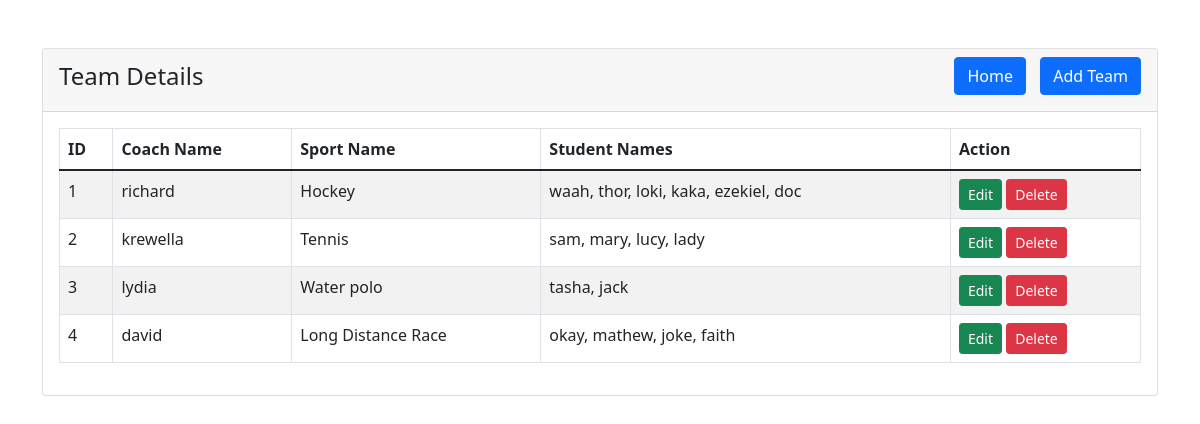
Screenshot of /admin/team_details.php with the database file from the repository.
### tables this page shows
CREATE TABLE `teams` (
  `id` int(11) NOT NULL,
  `coach_id` int(11) NOT NULL,
  `sport_id` int(11) NOT NULL,
  `student_id` int(11) NOT NULL
);

CREATE TABLE `users` (
  `id` int(11) NOT NULL,
  `username` varchar(30) NOT NULL,
  `pwd` varchar(255) NOT NULL,
  `email` varchar(100) NOT NULL,
  `created_at` datetime NOT NULL DEFAULT curtime(),
  `role` varchar(50) NOT NULL DEFAULT 'student',
  `age` int(11) DEFAULT NULL,
  `gender` varchar(10) DEFAULT NULL,
  `phone_number` varchar(20) DEFAULT NULL
);

CREATE TABLE `sports` (
  `id` int(11) NOT NULL,
  `sport_name` varchar(255) NOT NULL,
  `sport_type` enum('single','double','team') NOT NULL,
  `game_type` enum('per_meter','per_quarter','per_half','per_inning','per_set','per_period','per_round') NOT NULL,
  `number_of_players` int(11) NOT NULL,
  `facility_type` enum('indoor','outdoor') NOT NULL
);

### admin/team_details.php (the view, shortened to what this page needs)
<?php
require '../includes/team.inc.php';
?>
<!DOCTYPE html>
<html lang="en">
<head>
    <link href="https://cdn.jsdelivr.net/npm/bootstrap@5.1.3/dist/css/bootstrap.min.css" rel="stylesheet">
</head>
<body>
<div class="container mt-5">
    <div class="row">
        <div class="col-md-12">
            <div class="card">
                <div class="card-header">
                    <h4 class="d-flex justify-content-between align-items-center">
                        <span>Team Details</span>
                        <div>
                            <a href="dashboard.php" class="btn btn-primary me-2">Home</a>
                            <a href="team_create.php" class="btn btn-primary">Add Team</a>
                        </div>
                    </h4>
                </div>
                <div class="card-body  table-responsive">
                    <table class="table table-bordered table-striped">
                        <thead>
                        <tr>
                            <th>ID</th>
                            <th>Coach Name</th>
                            <th>Sport Name</th>
                            <th>Student Names</th>
                            <th>Action</th>
                        </tr>
                        </thead>
                        <tbody>
<?php
try {
    $stmt = $pdo->prepare("SELECT t.id, uc.username AS coach_name, s.sport_name, GROUP_CONCAT(us.username ORDER BY us.username DESC SEPARATOR ', ') AS student_names
                           FROM teams t
                           INNER JOIN users uc ON t.coach_id = uc.id
                           INNER JOIN sports s ON t.sport_id = s.id
                           INNER JOIN users us ON t.student_id = us.id
                           GROUP BY t.coach_id, t.sport_id");
    $stmt->execute();
    if ($stmt->rowCount() > 0) {
        $count=0;
        while ($team = $stmt->fetch(PDO::FETCH_ASSOC)) {
            $count=$count+1;
?>
            <tr>
                <td><?= $count; ?></td>
                <td><?= $team['coach_name']; ?></td>
                <td><?= $team['sport_name']; ?></td>
                <td><?= $team['student_names']; ?></td>
                <td>
                    <a href="team_edit.php?id=<?= $team['id']; ?>" class="btn btn-success btn-sm">Edit</a>
                    <form action="team_details.php" method="POST" class="d-inline">
                        <button type="submit" class="btn btn-danger btn-sm">Delete</button>
                    </form>
                </td>
            </tr>
<?php
        }
    } else {
        echo "<tr><td colspan='5'><h5>No Record Found!</h5></td></tr>";
    }
} catch (PDOException $e) {
    echo "Error: " . $e->getMessage();
}
?>
                        </tbody>
                    </table>
                </div>
            </div>
        </div>
    </div>
</div>
</body>
</html>

### rows the page displays
teams: coach.username "richard", sport.sport_name "Hockey", student_names "waah, thor, loki, kaka, ezekiel, doc"
teams: coach.username "krewella", sport.sport_name "Tennis", student_names "sam, mary, lucy, lady"
teams: coach.username "lydia", sport.sport_name "Water polo", student_names "tasha, jack"
teams: coach.username "david", sport.sport_name "Long Distance Race", student_names "okay, mathew, joke, faith"
